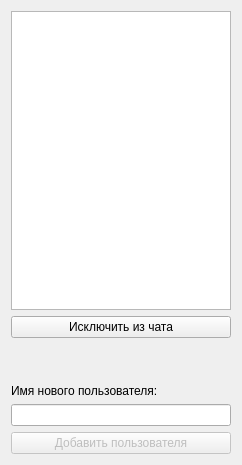
<?xml version="1.0" encoding="UTF-8"?>
<ui version="4.0">
 <class>AdministratorWindow</class>
 <widget class="QWidget" name="AdministratorWindow">
  <property name="geometry">
   <rect>
    <x>0</x>
    <y>0</y>
    <width>242</width>
    <height>465</height>
   </rect>
  </property>
  <property name="windowTitle">
   <string>Form</string>
  </property>
  <layout class="QVBoxLayout" name="verticalLayout_2">
   <item>
    <layout class="QVBoxLayout" name="verticalLayout">
     <item>
      <widget class="QListView" name="userListView">
       <property name="editTriggers">
        <set>QAbstractItemView::NoEditTriggers</set>
       </property>
      </widget>
     </item>
     <item>
      <widget class="QPushButton" name="excludeUserPushButton">
       <property name="text">
        <string>Исключить из чата</string>
       </property>
      </widget>
     </item>
     <item>
      <spacer name="verticalSpacer">
       <property name="orientation">
        <enum>Qt::Vertical</enum>
       </property>
       <property name="sizeType">
        <enum>QSizePolicy::Minimum</enum>
       </property>
       <property name="sizeHint" stdset="0">
        <size>
         <width>20</width>
         <height>40</height>
        </size>
       </property>
      </spacer>
     </item>
     <item>
      <widget class="QLabel" name="label">
       <property name="text">
        <string>Имя нового пользователя:</string>
       </property>
      </widget>
     </item>
     <item>
      <widget class="QLineEdit" name="newUserNameLineEdit"/>
     </item>
     <item>
      <widget class="QPushButton" name="addUserPushButton">
       <property name="enabled">
        <bool>false</bool>
       </property>
       <property name="text">
        <string>Добавить пользователя</string>
       </property>
      </widget>
     </item>
    </layout>
   </item>
  </layout>
 </widget>
 <resources/>
 <connections/>
</ui>
